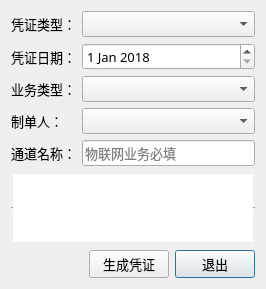
<?xml version="1.0" encoding="UTF-8"?>
<ui version="4.0">
    <class>Dialog</class>
    <widget class="QDialog" name="Dialog">
        <property name="windowModality">
            <enum>Qt::ApplicationModal</enum>
        </property>
        <property name="enabled">
            <bool>true</bool>
        </property>
        <property name="geometry">
            <rect>
                <x>0</x>
                <y>0</y>
                <width>251</width>
                <height>267</height>
            </rect>
        </property>
        <property name="font">
            <font>
                <family>Microsoft JhengHei</family>
                <pointsize>10</pointsize>
            </font>
        </property>
        <property name="focusPolicy">
            <enum>Qt::NoFocus</enum>
        </property>
        <property name="contextMenuPolicy">
            <enum>Qt::NoContextMenu</enum>
        </property>
        <property name="acceptDrops">
            <bool>true</bool>
        </property>
        <property name="windowTitle">
            <string>Auto-Generater V1.2</string>
        </property>
        <property name="windowIcon">
            <iconset>
                <normalon>pics/Icon.png</normalon>
            </iconset>
        </property>
        <property name="toolTip">
            <string/>
        </property>
        <property name="accessibleName">
            <string/>
        </property>
        <property name="autoFillBackground">
            <bool>true</bool>
        </property>
        <property name="inputMethodHints">
            <set>Qt::ImhNone</set>
        </property>
        <layout class="QGridLayout" name="gridLayout">
            <item row="2" column="0">
                <widget class="QLabel" name="label_5">
                    <property name="text">
                        <string>业务类型：</string>
                    </property>
                </widget>
            </item>
            <item row="1" column="0">
                <widget class="QLabel" name="label">
                    <property name="text">
                        <string>凭证日期：</string>
                    </property>
                </widget>
            </item>
            <item row="4" column="0">
                <widget class="QLabel" name="label_3">
                    <property name="text">
                        <string>制单人：</string>
                    </property>
                </widget>
            </item>
            <item row="5" column="0">
                <widget class="QLabel" name="label_4">
                    <property name="text">
                        <string>通道名称：</string>
                    </property>
                </widget>
            </item>
            <item row="5" column="1" colspan="4">
                <widget class="QLineEdit" name="lineEdit">
                    <property name="placeholderText">
                        <string>物联网业务必填</string>
                    </property>
                </widget>
            </item>
            <item row="1" column="1" colspan="4">
                <widget class="QDateEdit" name="dateEdit">
                    <property name="dateTime">
                        <datetime>
                            <hour>0</hour>
                            <minute>0</minute>
                            <second>0</second>
                            <year>2018</year>
                            <month>1</month>
                            <day>1</day>
                        </datetime>
                    </property>
                    <property name="timeSpec">
                        <enum>Qt::TimeZone</enum>
                    </property>
                </widget>
            </item>
            <item row="0" column="1" colspan="4">
                <widget class="QComboBox" name="comboBox">
                    <item>
                        <property name="text">
                            <string/>
                        </property>
                    </item>
                    <item>
                        <property name="text">
                            <string>收入</string>
                        </property>
                    </item>
                    <item>
                        <property name="text">
                            <string>成本</string>
                        </property>
                    </item>
                    <item>
                        <property name="text">
                            <string>收款</string>
                        </property>
                    </item>
                    <item>
                        <property name="text">
                            <string>付款</string>
                        </property>
                    </item>
                </widget>
            </item>
            <item row="6" column="0" colspan="5">
                <widget class="QTextBrowser" name="textBrowser">
                    <property name="frameShape">
                        <enum>QFrame::HLine</enum>
                    </property>
                </widget>
            </item>
            <item row="2" column="1" colspan="4">
                <widget class="QComboBox" name="comboBox_3">
                    <item>
                        <property name="text">
                            <string/>
                        </property>
                    </item>
                    <item>
                        <property name="text">
                            <string>流量</string>
                        </property>
                    </item>
                    <item>
                        <property name="text">
                            <string>语音</string>
                        </property>
                    </item>
                    <item>
                        <property name="text">
                            <string>物联网</string>
                        </property>
                    </item>
                </widget>
            </item>
            <item row="7" column="3" colspan="2">
                <widget class="QPushButton" name="pushButton_2">
                    <property name="text">
                        <string>退出</string>
                    </property>
                </widget>
            </item>
            <item row="4" column="1" colspan="4">
                <widget class="QComboBox" name="comboBox_2">
                    <item>
                        <property name="text">
                            <string/>
                        </property>
                    </item>
                    <item>
                        <property name="text">
                            <string>黎光波</string>
                        </property>
                    </item>
                    <item>
                        <property name="text">
                            <string>王静</string>
                        </property>
                    </item>
                    <item>
                        <property name="text">
                            <string>张哲</string>
                        </property>
                    </item>
                    <item>
                        <property name="text">
                            <string>林嘉铭</string>
                        </property>
                    </item>
                </widget>
            </item>
            <item row="0" column="0">
                <widget class="QLabel" name="label_2">
                    <property name="text">
                        <string>凭证类型：</string>
                    </property>
                </widget>
            </item>
            <item row="7" column="2">
                <widget class="QPushButton" name="pushButton">
                    <property name="text">
                        <string>生成凭证</string>
                    </property>
                </widget>
            </item>
        </layout>
    </widget>
    <resources/>
    <connections/>
</ui>
